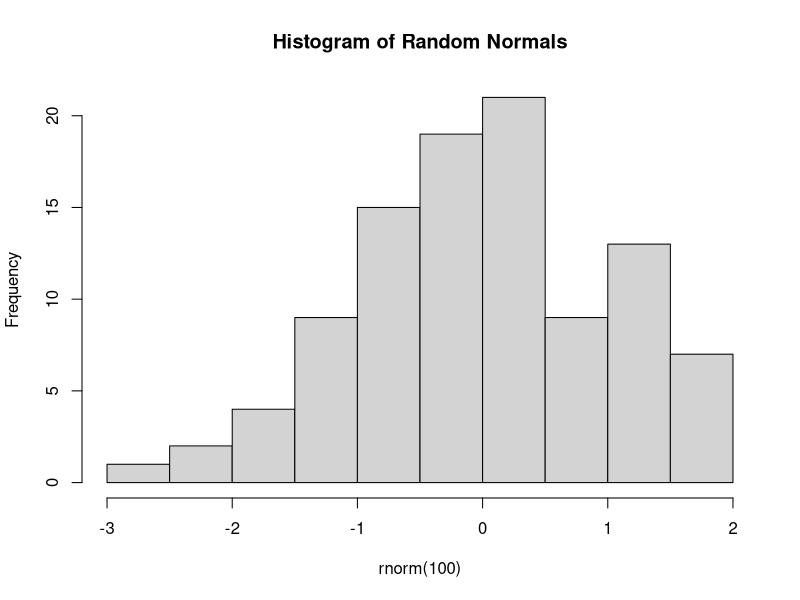

The R source for this figure:
## ---- chunk 1
# A basic R code chunk
x <- 1:10
mean(x)


# A simple plot
hist(rnorm(100), main = "Histogram of Random Normals")

